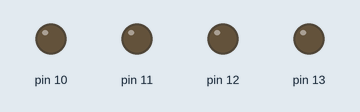
Simulated run of this sketch. Board: Arduino Uno, built with avr-gcc and run on an emulated ATmega328P. Shown: output pins drawn as LEDs (lit = HIGH).

Above: at 0.1 s.
At 1.1 s:
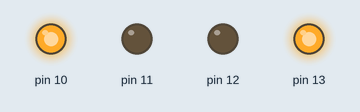
Timing chart, 0 to 2.6 s (numbered marks = the images above):
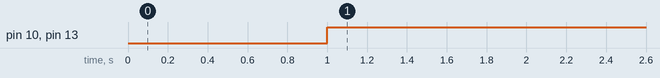

Measured:
- by itself, pin 10, pin 13: LOW → HIGH at 1.0 s

The sketch:

robot.ino
```cpp
void setup() {
 Serial.begin(9600);
 pinMode(13,OUTPUT);
 pinMode(12,OUTPUT);
 pinMode(11,OUTPUT);
 pinMode(10,OUTPUT);
}

void loop() {
 if(Serial.readString() = "Right"){
  digitalWrite(13,1);
  digitalWrite(12,0);
  digitalWrite(11,0);
  digitalWrite(10,1);
 }
 else if(Serial.readString() = "Left"){
  digitalWrite(13,0);
  digitalWrite(12,1);
  digitalWrite(11,1);
  digitalWrite(10,0);
 }
 else if(Serial.readString() = "Back"){
  digitalWrite(13,0);
  digitalWrite(12,1);
  digitalWrite(11,0);
  digitalWrite(10,1);
 }
 else if(Serial.readString() = "Forward"){
  digitalWrite(13,1);
  digitalWrite(12,0);
  digitalWrite(11,1);
  digitalWrite(10,0);
 }

}
```
